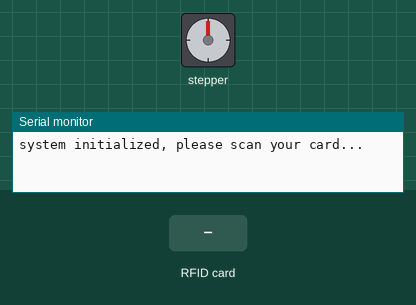
Simulated run of this sketch. Board: Arduino Uno, built with avr-gcc and run on an emulated ATmega328P. On the bench: stepper motor, the last lines printed to the serial monitor. Inputs (shaded band) come from the test bench. Stepper angles assume 2048 steps per turn.

Above: at 1.2 s.
1.3 s: RFID card 35 51 85 76 held to the reader
At 3.5 s:
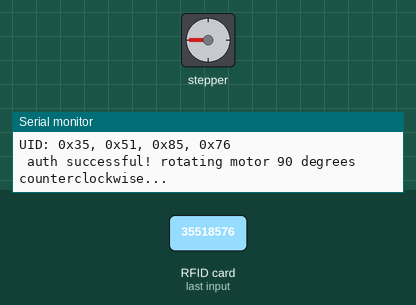
3.8 s: RFID card 67 9C 9F FA held to the reader
At 6.1 s:
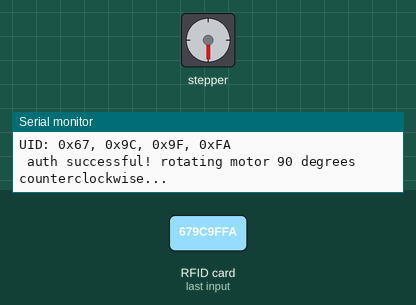
7.8 s: RFID card 35 51 85 76 held to the reader
At 10.0 s:
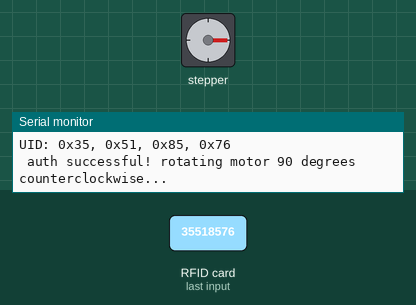
10.3 s: RFID card 67 9C 9F FA held to the reader
At 10.81 s:
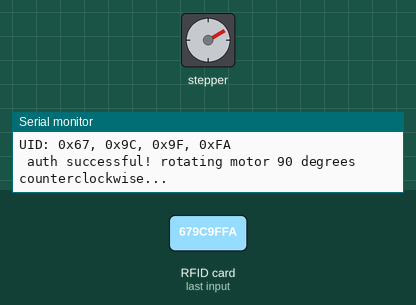
Timing chart, 0 to 13.3 s (numbered marks = the images above; inputs shaded):
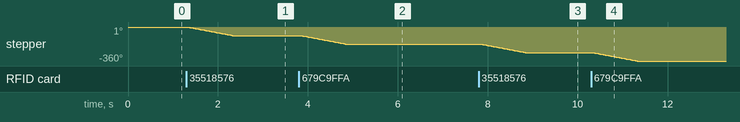

The sketch:

rfid_control_step_motorr_.ino
```cpp
#include <SPI.h>
#include <MFRC522.h>
#include <Stepper.h>

// setup rc522 reader
#define SS_PIN 10
#define RST_PIN 5
MFRC522 rfid(SS_PIN, RST_PIN);

// setup stepper motor
const int stepsPerRevolution = 2048;  // 28BYJ-48 takes 2048 steps per revolution
Stepper myStepper(stepsPerRevolution, 2, 6, 3, 7);  // pin order: IN1, IN3, IN2, IN4

// allowed uids (key fob and card)
const int NUM_CARDS = 2;
byte allowedUIDs[NUM_CARDS][4] = {
  {0x35, 0x51, 0x85, 0x76},  // key fob uid
  {0x67, 0x9C, 0x9F, 0xFA}   // card uid
};

void setup() {
  Serial.begin(9600);
  SPI.begin();
  rfid.PCD_Init();
  myStepper.setSpeed(15);  // set motor speed

  Serial.println("system initialized, please scan your card...");
}

void loop() {
  if (!rfid.PICC_IsNewCardPresent() || !rfid.PICC_ReadCardSerial()) return;

  Serial.print("UID: ");
  for (byte i = 0; i < rfid.uid.size; i++) {
    Serial.print("0x");
    Serial.print(rfid.uid.uidByte[i], HEX);
    Serial.print(i < rfid.uid.size - 1 ? ", " : "\n");
  }

  if (checkUID(rfid.uid.uidByte)) {
    Serial.println(" auth successful! rotating motor 90 degrees counterclockwise...");
    // negative steps for counterclockwise rotation
    myStepper.step(-stepsPerRevolution / 4);
    delay(1000);  // simple debounce
  } else {
    Serial.println(" unauthorized card!");
  }

  rfid.PICC_HaltA();
  rfid.PCD_StopCrypto1();
}

// check if uid is allowed
bool checkUID(byte *uid) {
  for (int i = 0; i < NUM_CARDS; i++) {
    bool match = true;
    for (int j = 0; j < 4; j++) {
      if (uid[j] != allowedUIDs[i][j]) {
        match = false;
        break;
      }
    }
    if (match) return true;
  }
  return false;
}
```

Measured:
- after the input at 1.3 s, stepper: turns 90° counter-clockwise in 0.98 s, starting at once
- after the input at 3.8 s, stepper: turns 90° counter-clockwise in 0.98 s, starting after 0.05 s
- after the input at 7.8 s, stepper: turns 90° counter-clockwise in 0.98 s, starting after 0.05 s
- after the input at 10.3 s, stepper: turns 90° counter-clockwise in 0.98 s, starting at once
